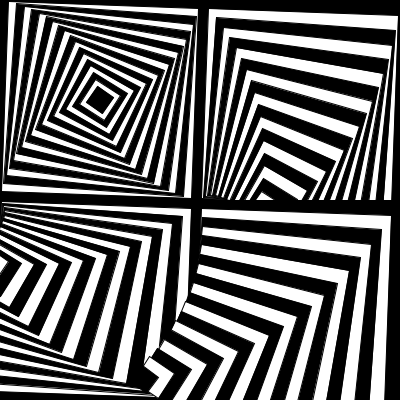
Frame 1 (no input)
Frame 60 (the mouse pressed at the canvas centre just before this capture): identical to frame 1, image omitted
Frame 120 (the mouse held since frame 60 and released just before this capture): identical to frame 1, image omitted

The Processing sketch that drew this single still picture (run headless with seeded random() and noise(); from frame 60 on, the mouse is pressed at the canvas centre):

// Processing sketch: tp2_4_rect_rotados
// ── tp2_4_rect_rotados.pde
int tamX, tamY;
int cant = 2;

void setup() {
  size(400, 400);
  rectMode(CENTER);
  tamX = width/cant;
  tamY= height/cant;
}

void draw() {
  //dibuja los cuadrados en X
  for (int j = 0; j < cant; j++) {
    //dibuja los cuadrados en Y
    for (int f = 0; f<cant; f++) {
      //rotacion de cada cuadrado interior
      for (int i = 0; i <19; i++) {
        pushMatrix();
        translate(tamX/2, tamY/2);
        rotate(radians(2)*i);
        if (i % 2 == 0) {
          fill(0);
          //rect(j*tamX, 0, tamX - (i *20), tamY - (i *20));
        } else {
          fill(255);
          //rect(j*tamX, 0, tamX - (i *20), tamY - (i *20));
        }
        //rect(0, 0, tam - (i *30), tam - (i *20));
        rect(j*tamX, f*tamY, tamX - (i *10), tamY - (i *10));
        popMatrix();
      }
    }
  }
}
